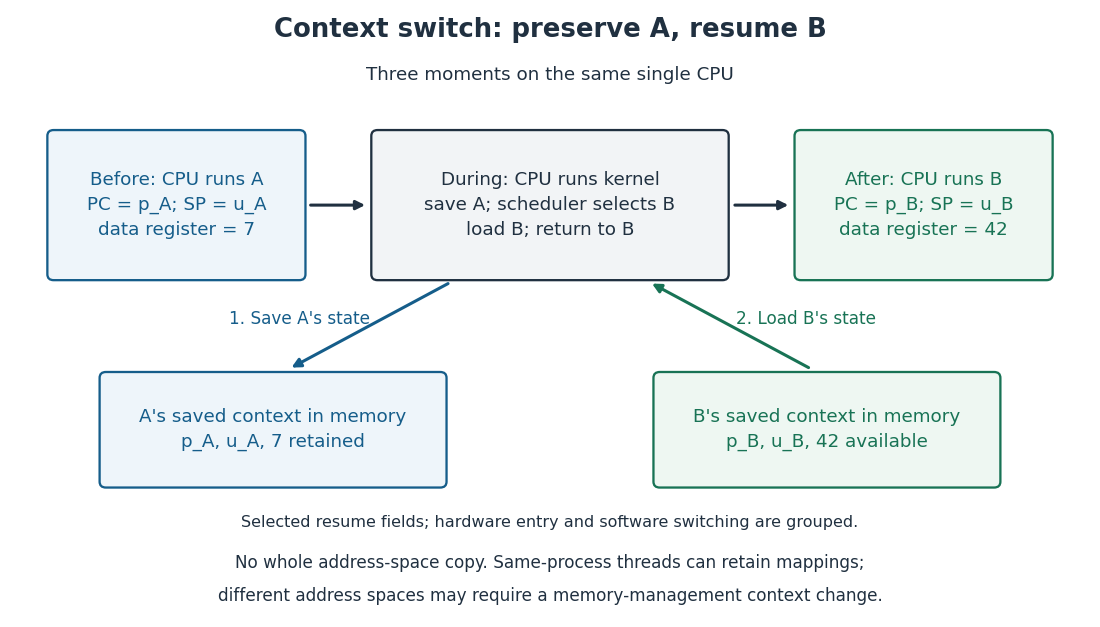

Write Python code to recreate this figure.
"""Draw logical execution-state transfers, not an architecture's entry sequence.

Tested with Python 3.14.4, NumPy 2.3.5, Matplotlib 3.10.7.
Run from _media; write the opaque matching PNG to the current directory.
"""

from pathlib import Path

import matplotlib

matplotlib.use("Agg")
import matplotlib.pyplot as plt
from matplotlib.patches import FancyBboxPatch


def main():
    plt.rcParams.update({"font.family": "DejaVu Sans", "font.size": 12})
    fig, ax = plt.subplots(figsize=(10, 5.7), dpi=110, facecolor="white")
    ax.set(xlim=(0, 10), ylim=(0, 6))
    ax.set_facecolor("white")
    ax.axis("off")
    ink, blue, green = "#203040", "#155d8a", "#187355"

    def box(x, y, width, height, text, color, fill):
        ax.add_patch(FancyBboxPatch((x, y), width, height,
                                   boxstyle="round,pad=0.06", linewidth=1.5,
                                   edgecolor=color, facecolor=fill))
        ax.text(x + width / 2, y + height / 2, text, ha="center",
                va="center", color=color, fontsize=12, linespacing=1.5)

    def arrow(start, end, color):
        ax.annotate("", xy=end, xytext=start,
                    arrowprops={"arrowstyle": "-|>", "lw": 2, "color": color})

    ax.text(5, 5.75, "Context switch: preserve A, resume B", ha="center",
            fontsize=17, weight="bold", color=ink)
    ax.text(5, 5.32, "Three moments on the same single CPU", ha="center", color=ink)
    box(0.25, 3.35, 2.35, 1.4, "Before: CPU runs A\nPC = p_A; SP = u_A\ndata register = 7", blue, "#eef5fa")
    box(3.35, 3.35, 3.3, 1.4, "During: CPU runs kernel\nsave A; scheduler selects B\nload B; return to B", ink, "#f2f4f6")
    box(7.4, 3.35, 2.35, 1.4, "After: CPU runs B\nPC = p_B; SP = u_B\ndata register = 42", green, "#eef7f2")
    arrow((2.68, 4.05), (3.26, 4.05), ink)
    arrow((6.74, 4.05), (7.31, 4.05), ink)
    box(0.75, 1.25, 3.2, 1.05, "A's saved context in memory\np_A, u_A, 7 retained", blue, "#eef5fa")
    box(6.05, 1.25, 3.2, 1.05, "B's saved context in memory\np_B, u_B, 42 available", green, "#eef7f2")
    arrow((4.05, 3.27), (2.5, 2.39), blue)
    ax.text(2.6, 2.85, "1. Save A's state", ha="center", color=blue, fontsize=11)
    arrow((7.5, 2.39), (5.95, 3.27), green)
    ax.text(7.45, 2.85, "2. Load B's state", ha="center", color=green, fontsize=11)
    ax.text(5, 0.79, "Selected resume fields; hardware entry and software switching are grouped.",
            ha="center", fontsize=10.5, color=ink)
    ax.text(5, 0.38, "No whole address-space copy. Same-process threads can retain mappings;",
            ha="center", fontsize=11, color=ink)
    ax.text(5, 0.04, "different address spaces may require a memory-management context change.",
            ha="center", fontsize=11, color=ink)
    fig.subplots_adjust(left=0.025, right=0.975, top=0.98, bottom=0.035)
    fig.savefig(Path.cwd() / (Path(__file__).stem + ".png"),
                facecolor="white", transparent=False)
    plt.close(fig)


if __name__ == "__main__":
    main()
